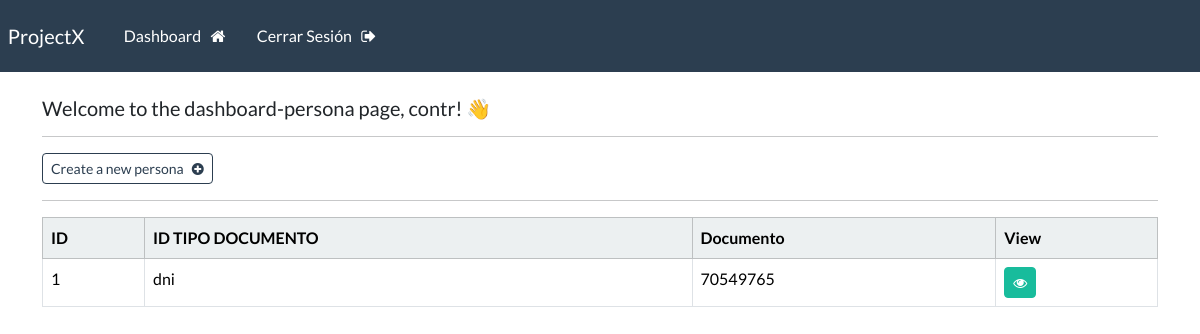
Screenshot of /dashboard-persona (signed in) with the database file from the repository.
### webapp/models.py (models this page shows, shortened)
class Persona(models.Model):
    id_tipodocumento = models.ForeignKey(TipoDocumento, on_delete=models.CASCADE)
    documento = models.CharField(max_length=15)

class TipoDocumento(models.Model):
    denominacion = models.CharField(max_length=100)
    codigo_sunat = models.CharField(max_length=2)
    def __str__(self):
         return self.denominacion

### webapp/views.py (the view)
# urls.py: path('dashboard-persona', views.dashboard_persona, name="dashboard-persona"),
@login_required(login_url='my-login')
def dashboard_persona(request):
    personas = Persona.objects.all()
    context = {'personas': personas}
    return render(request, 'webapp/dashboard-persona.html', context=context)

### webapp/templates/webapp/dashboard-persona.html
{% extends 'webapp/base.html' %}
{% block content %}
    <h5> Welcome to the dashboard-persona page, {{user}}! 👋</h5>
    <hr>
    <a class="btn btn-outline-primary btn-sm" href="{% url 'create-persona' %}">
        Create a new persona &nbsp; <i class="fa fa-plus-circle" aria-hidden="true"></i>
    </a>
    <hr>
    <table class="table table table-hover table-bordered">
        <thead class="table-light">
            <tr>
                <th scope="col"> ID </th>
                <th scope="col"> ID TIPO DOCUMENTO </th>
                <th scope="col"> Documento </th>
                <th scope="col"> View </th>
            </tr>
        </thead>
        <tbody>
        {% if personas %}
            {% for persona in personas %}
            <tr>
                <td> {{persona.id}} </td>
                <td> {{persona.id_tipodocumento}}</td>
                <td> {{persona.documento}}</td>
                <td> <a class="btn btn-success btn-sm" href="{% url 'persona' persona.id %}"> <i class="fa fa-eye" aria-hidden="true"></i> </a></td>
            </tr>
            {% endfor %}
        {% endif %}
        </tbody>
    </table>
{% endblock %}

### rows the page displays
Persona: id "1", id_tipodocumento "dni", documento "70549765"

### other values shown
{{ user }} "contr"
